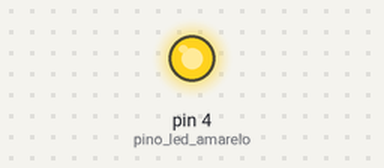
Bench run of a sketch on a simulated Arduino Uno, built with avr-gcc and run on an emulated ATmega328P. Parts: output pins drawn as LEDs (lit = HIGH).

Above: at 0.1 s.
Timing chart, 0 to 1.6 s (numbered marks = the images above):
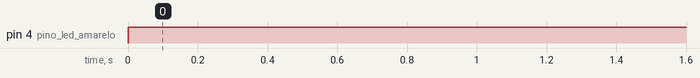

The sketch:

DB4KSketch.ino
```cpp
int pino_led_amarelo= 4;

void setup() {
  pinMode(pino_led_amarelo, OUTPUT);
}

void loop() {
  digitalWrite(pino_led_amarelo,HIGH);

}
```

Measured:
- by itself, pin 4 (pino_led_amarelo): LOW → HIGH at 0.00 s
